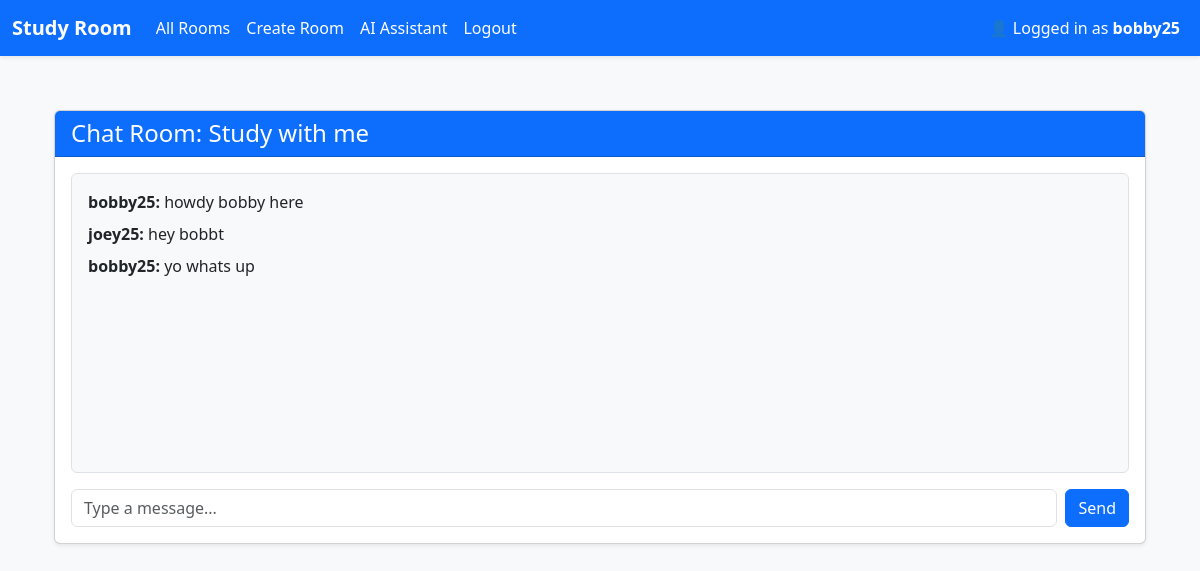
/studyroom/rooms/4/chat (signed in), run on an earlier commit of the app's database.
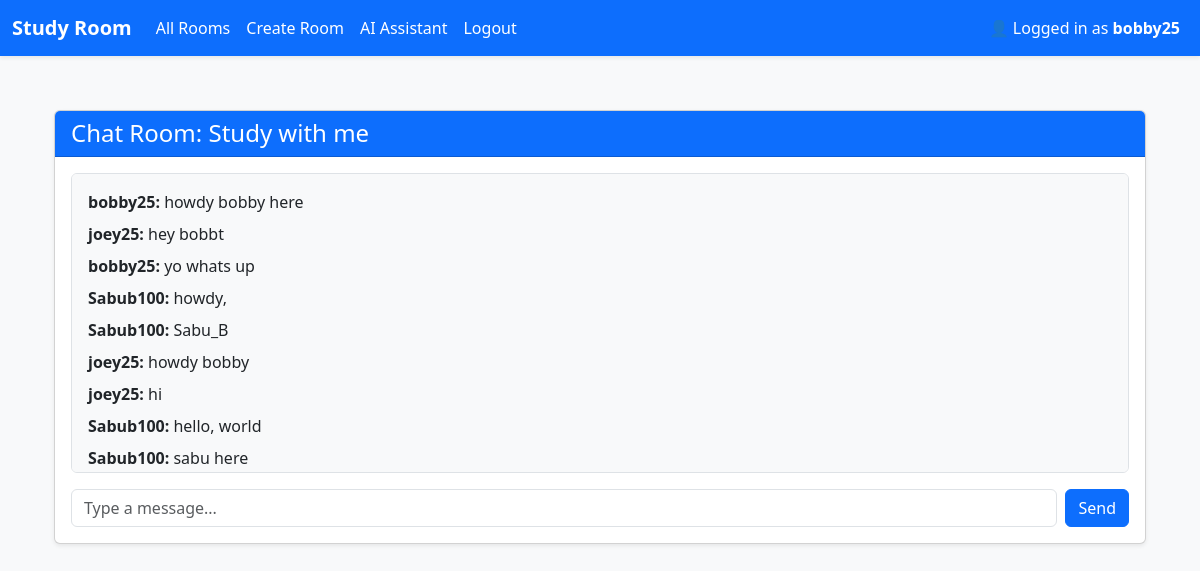
And on a later commit of the database.
### app/models.py (models this page shows)
class User(db.Model, UserMixin): # UserMixin allows methods for user
    id = db.Column(db.Integer, primary_key=True) # primary_key is the identifier for the table. every id column will automatically become unqiue for every user
    username = db.Column(db.String(25), nullable=False, unique=True) # all field must have value and must be unique. can have 25 char max
    email = db.Column(db.String(120), nullable=False, unique=True)
    password_hash = db.Column(db.String(128), nullable=False)
    bio = db.Column(db.Text, nullable=True)
    image_file = db.Column(db.String(120), default="default.jpg")

class StudyRoom(db.Model):
    id = db.Column(db.Integer, primary_key=True) # each room has a uniuqe id
    name = db.Column(db.String(100), nullable=False) # nullable means column cannot be empty
    description = db.Column(db.Text, nullable=True)
    host_id = db.Column(db.Integer, db.ForeignKey('user.id'), nullable=False) # links to the user who created the room
    created_at = db.Column(db.DateTime, default=datetime.utcnow)
    is_active = db.Column(db.Boolean, default=True)
    host = db.relationship('User', backref=db.backref('study_rooms', lazy=True))
    messages = db.relationship('Message', backref='room', cascade="all, delete", passive_deletes=True)

class Message(db.Model):
    id = db.Column(db.Integer, primary_key=True)
    room_id = db.Column(db.Integer, db.ForeignKey('study_room.id'), nullable=False)
    user_id = db.Column(db.Integer, db.ForeignKey('user.id'), nullable=False) # foreign key means that the column must match the user.id column in user table
    content = db.Column(db.Text, nullable=False)
    timestamp = db.Column(db.DateTime, default=datetime.utcnow)
    user = db.relationship('User', backref=db.backref('messages', lazy=True))

### app/studyroom/routes.py (the view)
@studyroom_bp.route('/rooms/<int:room_id>/chat')
@login_required
def chat(room_id):
    room = StudyRoom.query.get_or_404(room_id)
    messages = Message.query.filter_by(room_id=room.id).order_by(Message.timestamp.asc()).all()
    return render_template('rooms/chat.html', room=room, messages=messages)

### app/__init__.py (called while the page is built)
def create_app():
    app = Flask(__name__)
    app.config.from_object(Config) # set config file
    db.init_app(app)
    login_manager.init_app(app)
    socketio.init_app(app)
    mail.init_app(app)
    from flask_migrate import Migrate
    migrate = Migrate(app, db)
    from app.models import User, StudyRoom
    @login_manager.user_loader
    def load_user(user_id):
        return User.query.get(int(user_id))
    from dotenv import load_dotenv
    load_dotenv()
    from app.auth import auth_bp
    app.register_blueprint(auth_bp, url_prefix='/auth')
    from app.studyroom import studyroom_bp
    app.register_blueprint(studyroom_bp, url_prefix='/studyroom')
    try:
        from app.main import main_bp # Register main Blueprint
        app.register_blueprint(main_bp)
    except ImportError:
        pass
    from app import sockets
    return app

### app/templates/rooms/chat.html (shortened to what this page needs)
{% extends "base.html" %}
{% block content %}
<div class="container py-4">
    <div class="card shadow-sm">
        <div class="card-header bg-primary text-white">
            <h4 class="mb-0">Chat Room: {{ room.name }}</h4>
        </div>
        <div class="card-body">
            <div id="chat-box" class="border rounded p-3 mb-3 bg-light" style="height: 300px; overflow-y: scroll;">
                {% for msg in messages %}
                    <div class="mb-2">
                        <strong>{{ msg.user.username }}:</strong> {{ msg.content }}
                    </div>
                {% endfor %}
            </div>
            <form id="chat-form" class="d-flex">
                <input type="text" id="message" class="form-control me-2" placeholder="Type a message..." required autocomplete="off">
                <button type="submit" class="btn btn-primary">Send</button>
            </form>
        </div>
    </div>
</div>
{% endblock %}

### app/templates/base.html (shortened to what this page needs)
<!DOCTYPE html>
<html lang="en">
<head>
    <link href="https://cdn.jsdelivr.net/npm/bootstrap@5.3.0/dist/css/bootstrap.min.css" rel="stylesheet">
</head>
<body>
<nav class="navbar navbar-expand-lg shadow-sm">
  <div class="container-fluid">
    <a class="navbar-brand fw-bold" href="{{ url_for('main.home') }}">Study Room</a>
    <div class="collapse navbar-collapse" id="navbarNav">
      <ul class="navbar-nav me-auto">
        {% if current_user.is_authenticated %}
          <li class="nav-item">
            <a class="nav-link" href="{{ url_for('studyroom.room_list') }}">All Rooms</a>
          </li>
          <li class="nav-item">
            <a class="nav-link" href="{{ url_for('studyroom.create_room') }}">Create Room</a>
          </li>
          <li class="nav-item">
            <a class="nav-link" href="{{ url_for('studyroom.ai_assistant') }}">AI Assistant</a>
          </li>
          <li class="nav-item">
            <a class="nav-link" href="{{ url_for('auth.logout') }}">Logout</a>
          </li>
        {% endif %}
      </ul>
      {% if current_user.is_authenticated %}
      <ul class="navbar-nav ms-auto">
        <li class="nav-item">
          <a href="{{ url_for('auth.profile') }}" class="nav-link">
            👤 Logged in as <strong>{{ current_user.username }}</strong>
        </a>
        </li>
      </ul>
      {% endif %}
    </div>
  </div>
</nav>
<div class="container">
    {% block content %}{% endblock %}
</div>
</body>
</html>

### app/templates/base.html (style rules this page uses)
body { background-color: #f8f9fa; }
.navbar { background-color: #0d6efd; }
.navbar-brand, .nav-link, .navbar-text { color: white !important; }
.container { margin-top: 30px; }

What changed in the data, as far as the page shows it:
added Message: user.username "Sabub100", content "howdy,"
added Message: user.username "Sabub100", content "Sabu_B"
added Message: user.username "joey25", content "howdy bobby"
added Message: user.username "joey25", content "hi"
added Message: user.username "Sabub100", content "hello, world"
added Message: user.username "Sabub100", content "sabu here"
